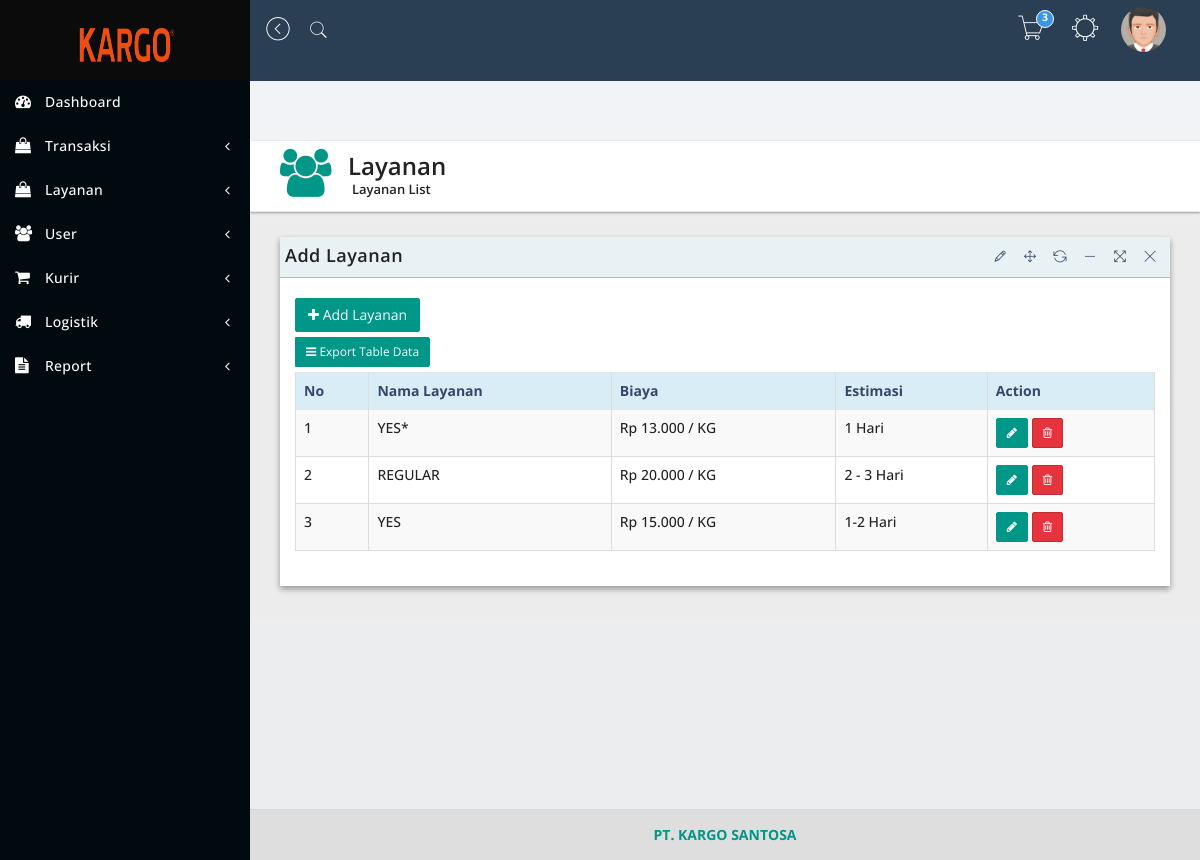
Page /home.php?page=data_layanan (signed in) on the committed database.
### tables this page shows
CREATE TABLE `layanan` (
  `id_layanan` int(30) NOT NULL,
  `layanan` varchar(30) NOT NULL,
  `biaya_paket` int(11) NOT NULL,
  `estimasi` text NOT NULL
);

### page/data_layanan.php (the view, shortened to what this page needs)
<div class="content-wrapper">
           <section class="content-header">
              <div class="header-icon">
                 <i class="fa fa-users"></i>
              </div>
              <div class="header-title">
                 <h1>Layanan</h1>
                 <small>Layanan List</small>
              </div>
           </section>
           <section class="content">
              <div class="row">
                 <div class="col-sm-12">
                    <div class="panel panel-bd lobidrag">
                       <div class="panel-heading">
                          <div class="btn-group" id="buttonexport">
                             <a href="?page=add-layanan">
                                <h4>Add Layanan</h4>
                             </a>
                          </div>
                       </div>
                       <div class="panel-body">
                          <div class="btn-group">
                             <div class="buttonexport" id="buttonlist">
                                <a class="btn btn-add" href="?page=add-layanan"> <i class="fa fa-plus"></i> Add Layanan
                                </a>
                             </div>
                             <button class="btn btn-exp btn-sm dropdown-toggle" data-toggle="dropdown"><i class="fa fa-bars"></i> Export Table Data</button>
                          </div>
                          <div class="table-responsive">
                             <table id="dataTableExample1" class="table table-bordered table-striped table-hover">
                                <thead>
                                   <tr class="info">
                                      <th>No</th>
                                      <th>Nama Layanan</th>
                                      <th>Biaya</th>
                                      <th>Estimasi</th>
                                    <th>Action</th>
                                   </tr>
                                </thead>
                                <tbody>
                                   <?php
                                      include "configs.php";
                                      $query ="SELECT * FROM layanan ";
                                      $no=1;
                                      $querytampil=mysqli_query($db,$query);
                                               while($data=mysqli_fetch_array($querytampil)){
                                   ?>
                                   <tr>
                                      <td><?php echo "$no";?></td>
                                      <td><?php echo $data['layanan'];?></td>
                                     <td><?php echo "Rp ".number_format($data['biaya_paket'], "0"," ", "."); ?> / KG</td>
                                       <td><?php echo $data['estimasi'];?></td>
                                      <td>
                                         <button type="button" class="btn btn-add btn-sm" data-toggle="modal" data-target="#customer1"><i class="fa fa-pencil"></i></button>
                                         <button type="button" class="btn btn-danger btn-sm" data-toggle="modal" data-target="#customer2"><i class="fa fa-trash-o"></i> </button>
                                      </td>
                                   </tr>
                                   <?php $no++; }  ?>
                                </tbody>
                             </table>
                          </div>
                       </div>
                    </div>
                 </div>
              </div>
           </section>
        </div>

### rows in the picture
layanan: layanan "YES*", biaya_paket "13.000", estimasi "1 Hari"
layanan: layanan "REGULAR", biaya_paket "20.000", estimasi "2 - 3 Hari"
layanan: layanan "YES", biaya_paket "15.000", estimasi "1-2 Hari"

### other values in the picture
$numpesan "3"
